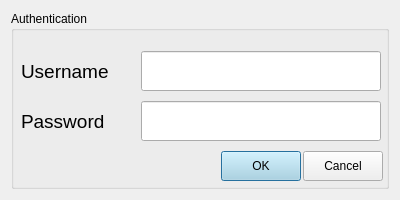
<?xml version="1.0" encoding="UTF-8"?>
<ui version="4.0">
 <class>Dialog</class>
 <widget class="QDialog" name="Dialog">
  <property name="geometry">
   <rect>
    <x>0</x>
    <y>0</y>
    <width>400</width>
    <height>200</height>
   </rect>
  </property>
  <property name="minimumSize">
   <size>
    <width>400</width>
    <height>200</height>
   </size>
  </property>
  <property name="maximumSize">
   <size>
    <width>400</width>
    <height>200</height>
   </size>
  </property>
  <property name="windowTitle">
   <string>Dialog</string>
  </property>
  <layout class="QVBoxLayout" name="verticalLayout">
   <item>
    <widget class="QGroupBox" name="groupBox">
     <property name="title">
      <string>Authentication</string>
     </property>
     <widget class="QLabel" name="label">
      <property name="geometry">
       <rect>
        <x>10</x>
        <y>45</y>
        <width>120</width>
        <height>30</height>
       </rect>
      </property>
      <property name="font">
       <font>
        <pointsize>14</pointsize>
       </font>
      </property>
      <property name="layoutDirection">
       <enum>Qt::LeftToRight</enum>
      </property>
      <property name="styleSheet">
       <string notr="true"/>
      </property>
      <property name="text">
       <string>Username</string>
      </property>
     </widget>
     <widget class="QLineEdit" name="lineEdit">
      <property name="geometry">
       <rect>
        <x>130</x>
        <y>40</y>
        <width>240</width>
        <height>40</height>
       </rect>
      </property>
     </widget>
     <widget class="QLabel" name="label_2">
      <property name="geometry">
       <rect>
        <x>10</x>
        <y>95</y>
        <width>110</width>
        <height>30</height>
       </rect>
      </property>
      <property name="font">
       <font>
        <pointsize>14</pointsize>
       </font>
      </property>
      <property name="layoutDirection">
       <enum>Qt::LeftToRight</enum>
      </property>
      <property name="styleSheet">
       <string notr="true"/>
      </property>
      <property name="text">
       <string>Password</string>
      </property>
     </widget>
     <widget class="QLineEdit" name="lineEdit_2">
      <property name="geometry">
       <rect>
        <x>130</x>
        <y>90</y>
        <width>240</width>
        <height>40</height>
       </rect>
      </property>
      <property name="inputMask">
       <string/>
      </property>
      <property name="text">
       <string/>
      </property>
      <property name="echoMode">
       <enum>QLineEdit::Password</enum>
      </property>
     </widget>
     <widget class="QPushButton" name="okBtn">
      <property name="geometry">
       <rect>
        <x>210</x>
        <y>140</y>
        <width>80</width>
        <height>30</height>
       </rect>
      </property>
      <property name="styleSheet">
       <string notr="true">background: lightblue;</string>
      </property>
      <property name="text">
       <string>OK</string>
      </property>
     </widget>
     <widget class="QPushButton" name="cancelBtn">
      <property name="geometry">
       <rect>
        <x>292</x>
        <y>140</y>
        <width>80</width>
        <height>30</height>
       </rect>
      </property>
      <property name="text">
       <string>Cancel</string>
      </property>
     </widget>
    </widget>
   </item>
  </layout>
 </widget>
 <resources/>
 <connections/>
</ui>
